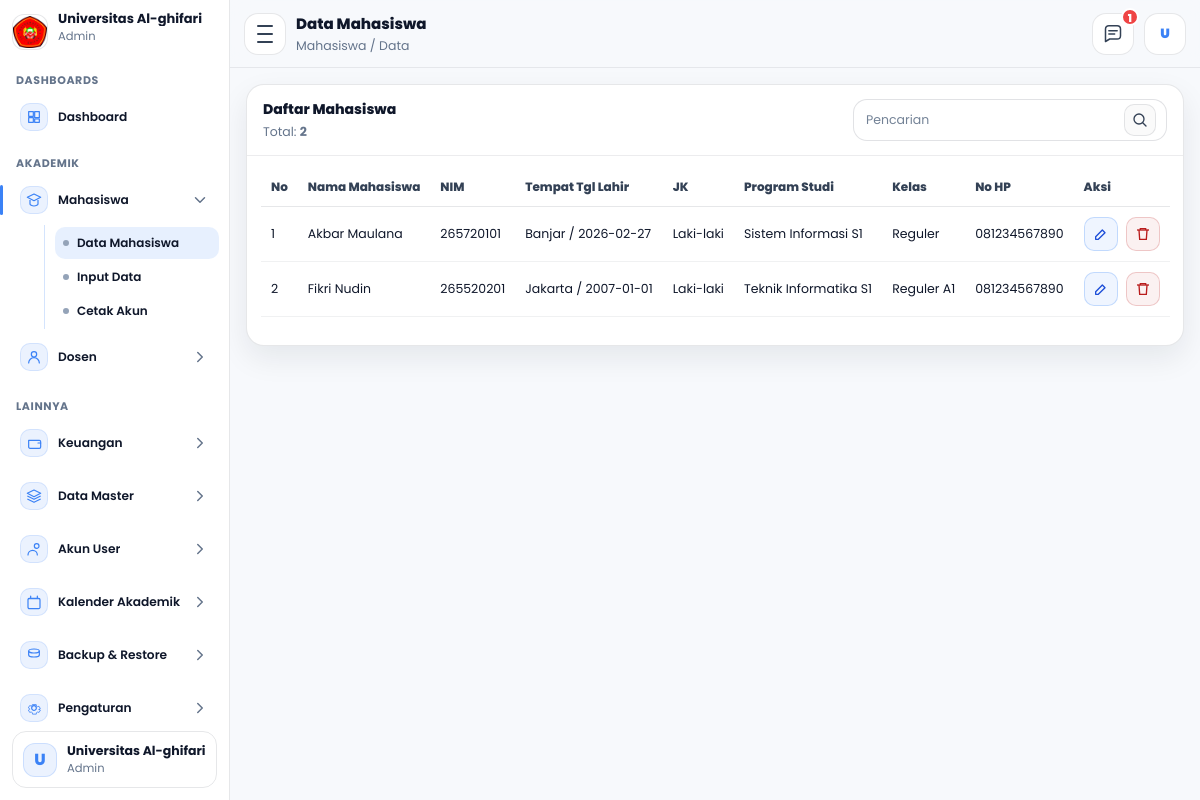
The app's page /admin/mahasiswa/data.php (signed in) with its own data.
### tables this page shows
CREATE TABLE `mahasiswa` (
  `id_mahasiswa` int NOT NULL,
  `tanggal_registrasi` date NOT NULL,
  `periode_pendaftaran` varchar(60) NOT NULL,
  `jenis_pendaftaran` varchar(60) NOT NULL,
  `jalur_pendaftaran` varchar(60) DEFAULT NULL,
  `program_studi` varchar(100) NOT NULL,
  `kelas` varchar(30) NOT NULL,
  `nim` varchar(30) NOT NULL,
  `jalur_keuangan` varchar(100) NOT NULL,
  `nama_mahasiswa` varchar(150) NOT NULL,
  `tempat_lahir` varchar(100) NOT NULL,
  `tanggal_lahir` date NOT NULL,
  `jenis_kelamin` varchar(20) NOT NULL,
  `golongan_darah` varchar(5) DEFAULT NULL,
  `agama` varchar(30) NOT NULL,
  `ukuran_seragam` varchar(10) NOT NULL,
  `nik` varchar(30) DEFAULT NULL,
  `nisn` varchar(30) DEFAULT NULL,
  `npwp` varchar(30) DEFAULT NULL,
  `kewarganegaraan` enum('WNI','WNA') DEFAULT NULL,
  `provinsi` varchar(100) DEFAULT NULL,
  `kab_kota` varchar(100) DEFAULT NULL,
  `kecamatan` varchar(100) DEFAULT NULL,
  `kelurahan` varchar(100) DEFAULT NULL,
  `jalan` varchar(200) DEFAULT NULL,
  `dusun` varchar(100) DEFAULT NULL,
  `rt` varchar(10) DEFAULT NULL,
  `rw` varchar(10) DEFAULT NULL,
  `kode_pos` varchar(10) DEFAULT NULL,
  `jenis_tinggal` varchar(50) DEFAULT NULL,
  `alat_transportasi` varchar(50) DEFAULT NULL,
  `telepon` varchar(30) DEFAULT NULL,
  `hp` varchar(30) DEFAULT NULL,
  `email` varchar(120) DEFAULT NULL,
  `penerima_kps` enum('Ya','Tidak') DEFAULT NULL,
  `no_kps` varchar(50) DEFAULT NULL,
  `nama_ayah` varchar(150) DEFAULT NULL,
  `tanggal_lahir_ayah` date DEFAULT NULL,
  `pendidikan_ayah` varchar(80) DEFAULT NULL,
  `pekerjaan_ayah` varchar(80) DEFAULT NULL,
  `penghasilan_ayah` varchar(80) DEFAULT NULL,
  `nama_ibu` varchar(150) DEFAULT NULL,
  `tanggal_lahir_ibu` date DEFAULT NULL,
  `pendidikan_ibu` varchar(80) DEFAULT NULL,
  `pekerjaan_ibu` varchar(80) DEFAULT NULL,
  `penghasilan_ibu` varchar(80) DEFAULT NULL,
  `nama_wali` varchar(150) DEFAULT NULL,
  `tanggal_lahir_wali` date DEFAULT NULL,
  `pendidikan_wali` varchar(80) DEFAULT NULL,
  `pekerjaan_wali` varchar(80) DEFAULT NULL,
  `penghasilan_wali` varchar(80) DEFAULT NULL,
  `asal_sekolah` varchar(150) DEFAULT NULL,
  `no_ijazah` varchar(80) DEFAULT NULL,
  `alamat_sekolah` varchar(255) DEFAULT NULL,
  `kodepos_sekolah` varchar(10) DEFAULT NULL,
  `email_sekolah` varchar(120) DEFAULT NULL,
  `telepon_sekolah` varchar(30) DEFAULT NULL,
  `website_sekolah` varchar(120) DEFAULT NULL,
  `asal_jurusan` varchar(120) DEFAULT NULL,
  `sks_diakui` int DEFAULT NULL,
  `asal_perguruan_tinggi` varchar(150) DEFAULT NULL,
  `asal_program_studi` varchar(150) DEFAULT NULL,
  `akun_dicetak` tinyint(1) NOT NULL DEFAULT '0',
  `akun_dicetak_pada` timestamp NULL DEFAULT NULL,
  `id_user` int DEFAULT NULL,
  `dibuat_pada` timestamp NULL DEFAULT CURRENT_TIMESTAMP,
  `diubah_pada` timestamp NULL DEFAULT NULL ON UPDATE CURRENT_TIMESTAMP
);

### admin/mahasiswa/data.php (the view, shortened to what this page needs)
<?php
require_once __DIR__ . "/../../config.php";
require_once __DIR__ . "/../layout.php";
$qRaw = trim($_GET['q'] ?? '');
$q = $qRaw;
$page = (int)($_GET['page'] ?? 1);
$perPage = 15;
$offset = ($page - 1) * $perPage;
function buildWhereAndParams($q){
  $where = "";
  $params = [];
  $types = "";
  return [$where, $types, $params];
}
function renderRows($rows, $offset){
  $no = $offset + 1;
  $html = '';
  foreach ($rows as $r){
    $nama = e($r['nama_mahasiswa'] ?? '');
    $nim  = e($r['nim'] ?? '');
    $ttl  = e(($r['tempat_lahir'] ?? '-') . " / " . ($r['tanggal_lahir'] ?? '-'));
    $jk   = e($r['jenis_kelamin'] ?? '-');
    $prodi= e($r['program_studi'] ?? '-');
    $kelas= e($r['kelas'] ?? '-');
    $hp   = e($r['hp'] ?? '-');
    $id   = (int)($r['id_mahasiswa'] ?? 0);
    $html .= '<tr>';
    $html .= '<td class="col-no">'.$no.'</td>';
    $html .= '<td>'.$nama.'</td>';
    $html .= '<td class="mono">'.$nim.'</td>';
    $html .= '<td>'.$ttl.'</td>';
    $html .= '<td>'.$jk.'</td>';
    $html .= '<td>'.$prodi.'</td>';
    $html .= '<td>'.$kelas.'</td>';
    $html .= '<td>'.$hp.'</td>';
    $html .= '<td class="aksi">
            <a class="icon-btn edit" href="editdata.php?id='.$id.'" title="Edit">
              <svg viewBox="0 0 24 24" fill="none">
                <path d="M4 20h4l10-10-4-4L4 16v4Z" stroke="currentColor" stroke-width="2" stroke-linejoin="round"/>
              </svg>
            </a>
            <a class="icon-btn del"
               href="hapusdata.php?id='.$id.'"
               data-del="1"
               data-name="'.$nama.'"
               title="Hapus">
              <svg viewBox="0 0 24 24" fill="none">
                <path d="M3 6h18" stroke="currentColor" stroke-width="2"/>
                <path d="M8 6V4h8v2" stroke="currentColor" stroke-width="2"/>
                <path d="M6 6l1 14h10l1-14" stroke="currentColor" stroke-width="2"/>
              </svg>
            </a>
          </td>';
    $html .= '</tr>';
    $no++;
  }
  return $html;
}
list($where, $types, $params) = buildWhereAndParams($q);
$sqlTotal = "SELECT COUNT(*) AS total FROM mahasiswa $where";
$stmtT = $conn->prepare($sqlTotal);
$stmtT->execute();
$rsT = $stmtT->get_result();
$total = 0;
if ($rsT && ($rowT = $rsT->fetch_assoc())) $total = (int)$rowT['total'];
$sql = "SELECT id_mahasiswa, nama_mahasiswa, nim, tempat_lahir, tanggal_lahir, jenis_kelamin, program_studi, kelas, hp
        FROM mahasiswa
        $where
        ORDER BY id_mahasiswa ASC
        LIMIT ? OFFSET ?";
$stmt = $conn->prepare($sql);
if ($types !== '') {
  $types2 = $types . "ii";
  $limit = $perPage;
  $off = $offset;
  $stmt->bind_param($types2, ...array_merge($params, [$limit,$off]));
} else {
  $limit = $perPage;
  $off = $offset;
  $stmt->bind_param("ii", $limit, $off);
}
$stmt->execute();
$rs = $stmt->get_result();
$rows = [];
if ($rs) {
  while ($r = $rs->fetch_assoc()) $rows[] = $r;
}
$tbodyHtml = renderRows($rows, $offset);
?>
<div class="panel">
  <div class="panel-head">
    <div class="panel-left">
      <div class="panel-title">Daftar Mahasiswa</div>
      <div class="panel-sub">Total: <b id="totalText"><?= (int)$total ?></b></div>
    </div>
    <div class="panel-actions">
      <div class="searchbox">
        <input type="text" id="q" placeholder="Pencarian" value="<?= e($q) ?>" autocomplete="off">
        <button type="button" class="sbtn" aria-label="Cari">
          <svg viewBox="0 0 24 24" fill="none" aria-hidden="true">
            <path d="M10.5 18a7.5 7.5 0 1 1 0-15 7.5 7.5 0 0 1 0 15Z" stroke="currentColor" stroke-width="2"/>
            <path d="M16.5 16.5 21 21" stroke="currentColor" stroke-width="2" stroke-linecap="round"/>
          </svg>
        </button>
      </div>
    </div>
  </div>
  <div class="table-wrap">
    <table class="tbl">
      <thead>
        <tr>
          <th class="col-no">No</th>
          <th>Nama Mahasiswa</th>
          <th class="mono">NIM</th>
          <th>Tempat Tgl Lahir</th>
          <th>JK</th>
          <th>Program Studi</th>
          <th>Kelas</th>
          <th>No HP</th>
          <th class="col-aksi">Aksi</th>
        </tr>
      </thead>
      <tbody id="tbody">
        <?= $tbodyHtml ?>
      </tbody>
    </table>
  </div>
  <div class="panel-foot">
  </div>
</div>

### css/css_admin/dashboard.css (style rules this page uses)
:root { --font: "Poppins", system-ui, -apple-system, Segoe UI, Roboto, Arial, sans-serif; --bg:#f7f9fc; --panel:#ffffff; --text:#0f172a; --muted:#64748b; --blue:#3b82f6; --blueSoft: rgba(59,130,246,.10); --blueHover: rgba(59,130,246,.08); --stroke: rgba(15,23,42,.10); --shadow: 0 12px 30px rgba(15,23,42,.08); --sideW: 230px; }
* { box-sizing:border-box; }
html,body { height:100%; }
body { margin:0; font-family: var(--font); background: var(--bg); color: var(--text); }

### css/css_admin/mahasiswa/data.css (style rules this page uses)
:root { --font: "Poppins", system-ui, -apple-system, Segoe UI, Roboto, Arial, sans-serif; --bg:#f7f9fc; --panel:#ffffff; --text:#0f172a; --muted:#64748b; --blue:#3b82f6; --blueSoft: rgba(59,130,246,.10); --blueHover: rgba(59,130,246,.08); --stroke: rgba(15,23,42,.10); --shadow: 0 12px 30px rgba(15,23,42,.08); --radius: 18px; }
body { font-family: var(--font); }
input, select, button, textarea { font-family: var(--font); }
.panel { background:#fff; border: 1px solid var(--stroke); border-radius: var(--radius); box-shadow: var(--shadow); overflow: hidden; }
.panel-head { padding: 14px 16px; border-bottom: 1px solid rgba(15,23,42,.08); display:flex; align-items:center; justify-content: space-between; gap: 12px; flex-wrap: wrap; }
.panel-left { min-width: 200px; }
.panel-title { font-weight: 800; font-size: 14px; }
.panel-sub { margin-top: 3px; font-size: 12.5px; color: var(--muted); }
.panel-actions { display:flex; align-items:center; gap: 10px; flex-wrap: wrap; }
.searchbox { display:flex; align-items:center; gap: 8px; border: 1px solid rgba(15,23,42,.12); background:#fff; border-radius: 14px; padding: 8px 10px; height: 42px; }
.searchbox input { border: 0; outline: none; font-size: 12.5px; min-width: 240px; }
.searchbox input::placeholder { color: rgba(100,116,139,.9); }
.sbtn { width: 32px; height: 32px; border-radius: 10px; border: 1px solid rgba(15,23,42,.10); background: rgba(15,23,42,.02); cursor:pointer; display:grid; place-items:center; }
.sbtn svg { width: 16px; height: 16px; color:#334155; }
.table-wrap { padding: 12px 14px 4px; overflow:auto; }
.tbl { width: 100%; border-collapse: separate; border-spacing: 0; min-width: 900px; }
.tbl thead th { text-align: left; font-size: 12px; font-weight: 800; color: #334155; padding: 10px 10px; border-bottom: 1px solid rgba(15,23,42,.10); background: #fff; white-space: nowrap; }
.tbl tbody td { font-size: 12.5px; color: var(--text); padding: 10px 10px; border-bottom: 1px solid rgba(15,23,42,.06); vertical-align: middle; white-space: nowrap; }
.col-no { width: 54px; }
.col-aksi { width: 140px; text-align:left; }
.mono { font-family: var(--font); font-weight: 400; }
.aksi { display:flex; gap: 8px; }
.panel-foot { padding: 10px 14px 14px; }
.icon-btn { width: 34px; height: 34px; border-radius: 10px; border: 1px solid rgba(15,23,42,.10); background: #fff; display:inline-flex; align-items:center; justify-content:center; cursor:pointer; transition: all .15s ease; }
.icon-btn svg { width: 16px; height: 16px; }
.icon-btn.edit { color: #1d4ed8; background: rgba(59,130,246,.08); border-color: rgba(59,130,246,.25); }
.icon-btn.del { color: #b91c1c; background: rgba(185,28,28,.06); border-color: rgba(185,28,28,.20); }

### records on screen
mahasiswa: id_mahasiswa "2", nama_mahasiswa "Fikri Nudin", nim "265520201", ttl "Jakarta / 2007-01-01", jenis_kelamin "Laki-laki", program_studi "Teknik Informatika S1", kelas "Reguler A1", hp "081234567890"
mahasiswa: nama_mahasiswa "Akbar Maulana", nim "265720101", ttl "Banjar / 2026-02-27", jenis_kelamin "Laki-laki", program_studi "Sistem Informasi S1", kelas "Reguler", hp "081234567890"

### other values on screen
$nama_tampil "Universitas Al-ghifari"
$g['title'] "DASHBOARDS"
$it['label'] "Dashboard"
$g['title'] "AKADEMIK"
$it['label'] "Mahasiswa"
$c['label'] "Data Mahasiswa"
$c['label'] "Input Data"
$c['label'] "Cetak Akun"
$it['label'] "Dosen"
$g['title'] "LAINNYA"
$it['label'] "Keuangan"
$it['label'] "Data Master"
$it['label'] "Akun User"
$it['label'] "Kalender Akademik"
$it['label'] "Backup & Restore"
